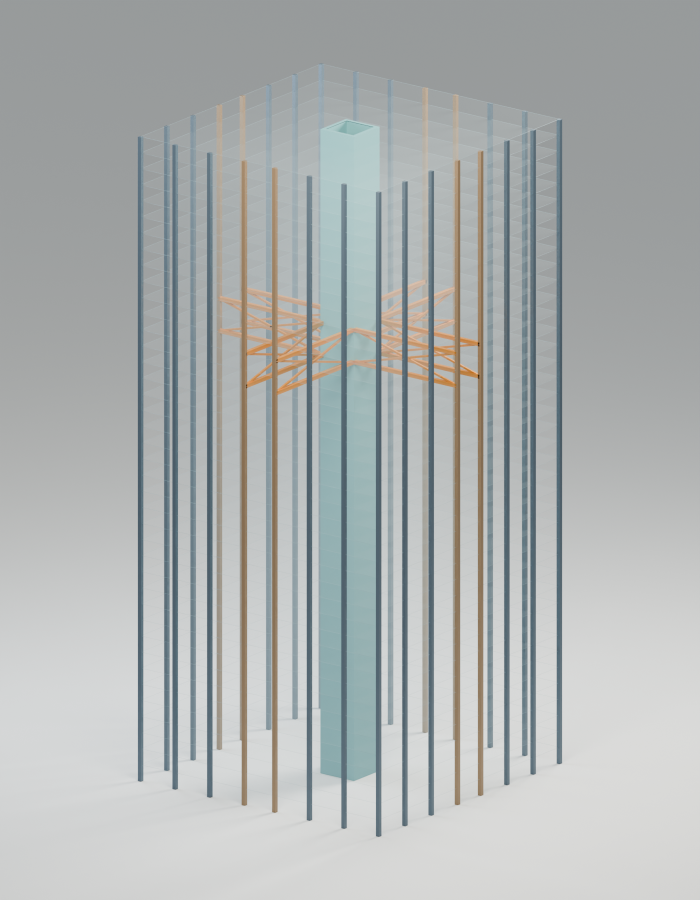
#> input picture models/500ft-option-a/visualization/structural_hero.png, 1400 x 1800 px (shown at 1/2 size)
$ python compose_blender_boards.py
#> lines starting #> are read from the running program, lines starting #| are printed output that depends on the picture
"""Compose presentation boards from completed Blender renders.

Run only after structural_hero.png, studio_hero.png and outrigger_detail.png
have been rendered into ../tower_blender/. Source renders are not modified.
"""
from pathlib import Path
from PIL import Image, ImageDraw, ImageFont, ImageOps

ROOT = Path(__file__).resolve().parent.parent
RENDERS = Path(__file__).resolve().parent if Path(__file__).resolve().parent.name == 'visualization' else ROOT / 'tower_blender'
BG = '#f5f2ec'
INK = '#243a40'
MUTED = '#677678'
RULE = '#d9ddd7'
ORANGE = '#c57b39'
TEAL = '#347d7b'


def font(size, bold=False):
    name = 'arialbd.ttf' if bold else 'arial.ttf'
    return ImageFont.truetype(str(Path('C:/Windows/Fonts') / name), size)


def text(draw, xy, value, size=26, bold=False, color=INK):
    draw.text(xy, value, font=font(size, bold), fill=color)


def fit_image(board, path, box):
    """Fit the full render, retaining its original aspect ratio and contents."""
    with Image.open(path) as source:
        source = source.convert('RGBA')
        fitted = ImageOps.contain(source, (box[2] - box[0], box[3] - box[1]),
                                   Image.Resampling.LANCZOS)
        x = box[0] + (box[2] - box[0] - fitted.width) // 2
        y = box[1] + (box[3] - box[1] - fitted.height) // 2
        board.paste(fitted, (x, y), fitted)


def presentation_board():
    board = Image.new('RGB', (2400, 2020), BG)
    draw = ImageDraw.Draw(board)
    margin = 88
    text(draw, (margin, 55), 'POINT TOWER / OPTION A', 58, True)
    text(draw, (margin + 2, 132), 'CONCRETE CORE  /  STEEL OUTRIGGERS  /  FINITE FLOOR MEMBRANES',
         24, color=MUTED)
    draw.line((margin, 191, 2400 - margin, 191), fill=RULE, width=2)
    width, gap = 1084, 56
    headings = [('01', 'Structural', 'structural_hero.png', TEAL),
                ('02', 'Architectural studio', 'studio_hero.png', ORANGE)]
    for index, (number, label, filename, accent) in enumerate(headings):
        x = margin + index * (width + gap)
        text(draw, (x, 218), number, 23, True, accent)
        text(draw, (x + 49, 213), label, 32, True)
        draw.line((x, 264, x + 82, 264), fill=accent, width=4)
        fit_image(board, RENDERS / filename, (x, 290, x + width, 1684))
    draw.line((margin, 1736, 2400 - margin, 1736), fill=RULE, width=2)
    metric_columns = [
        ('500 ft', 'TOWER HEIGHT'),
        ('40', 'STORIES'),
        ('28', 'PERIMETER COLUMNS'),
        ('8', 'OUTRIGGER ARMS'),
    ]
    cell = (2400 - margin * 2) // 4
    for index, (value, label) in enumerate(metric_columns):
        x = margin + index * cell
        text(draw, (x, 1780), value, 48, True)
        text(draw, (x + 2, 1842), label, 21, color=MUTED)
        if index:
            draw.line((x - 32, 1790, x - 32, 1875), fill=RULE, width=2)
    draw.line((margin, 1910, 2400 - margin, 1910), fill=RULE, width=2)
    text(draw, (margin, 1944),
         'Conceptual visualization. Member sizes are placeholders pending structural design checks.',
         23, color=MUTED)
    target = RENDERS / 'presentation_board.png'
    board.save(target)
    return target


def detail_board():
    board = Image.new('RGB', (2400, 1870), BG)
    draw = ImageDraw.Draw(board)
    margin = 88
    text(draw, (margin, 52), 'POINT TOWER / OPTION A', 54, True)
    text(draw, (margin + 2, 124), 'PAIRED STEEL OUTRIGGERS AT THE CORE WALL ENDS', 25, color=MUTED)
    draw.line((margin, 178, 2400 - margin, 178), fill=RULE, width=2)
    # The image fills a full-width panel without changing its proportions.
    fit_image(board, RENDERS / 'outrigger_detail.png', (88, 212, 2312, 1396))
    draw.line((margin, 1432, 2400 - margin, 1432), fill=RULE, width=2)
    label_x = [88, 655, 1222, 1789]
    labels = [
        ('L26–L28', '325–350 ft', 'TWO-STORY TRUSS ZONE'),
        ('31.25 ft', '36 in walls', 'SQUARE CONCRETE CORE'),
        ('36 in / 18 in', 'Chords / diagonals', 'SOLID-SQUARE PLACEHOLDERS'),
        ('50 ksi', 'Steel yield strength', 'PAIRED TRUSS PLANES'),
    ]
    for index, (value, second, third) in enumerate(labels):
        x = label_x[index]
        color = TEAL if index == 1 else ORANGE if index in (0, 2) else INK
        text(draw, (x, 1472), value, 39, True, color)
        text(draw, (x, 1530), second, 25)
        text(draw, (x, 1573), third, 19, color=MUTED)
    draw.line((margin, 1630, 2400 - margin, 1630), fill=RULE, width=2)
    text(draw, (margin, 1663),
         'Eight arms in four wall-aligned planes. X diagonals share a central joint; the perimeter columns form the outer verticals.',
         24)
    text(draw, (margin, 1710),
         'Detail display: floors omitted; core and columns cropped to 310–365 ft. No structural geometry is displaced.',
         23, color=MUTED)
    text(draw, (margin, 1751),
         'Connections are conceptual; hardware, anchorage and fabrication cuts are not detailed. Sizes remain placeholders.',
         23, color=MUTED)
    target = RENDERS / 'detail_board.png'
    board.save(target)
    return target


def main():
    required = ['structural_hero.png', 'studio_hero.png', 'outrigger_detail.png']
    missing = [name for name in required if not (RENDERS / name).is_file()]
    if missing:
        raise FileNotFoundError('Wait for final Blender renders: ' + ', '.join(missing))
    for target in (presentation_board(), detail_board()):
#> in presentation_board, `board = Image.new('RGB', (2400, 2020), BG)`:
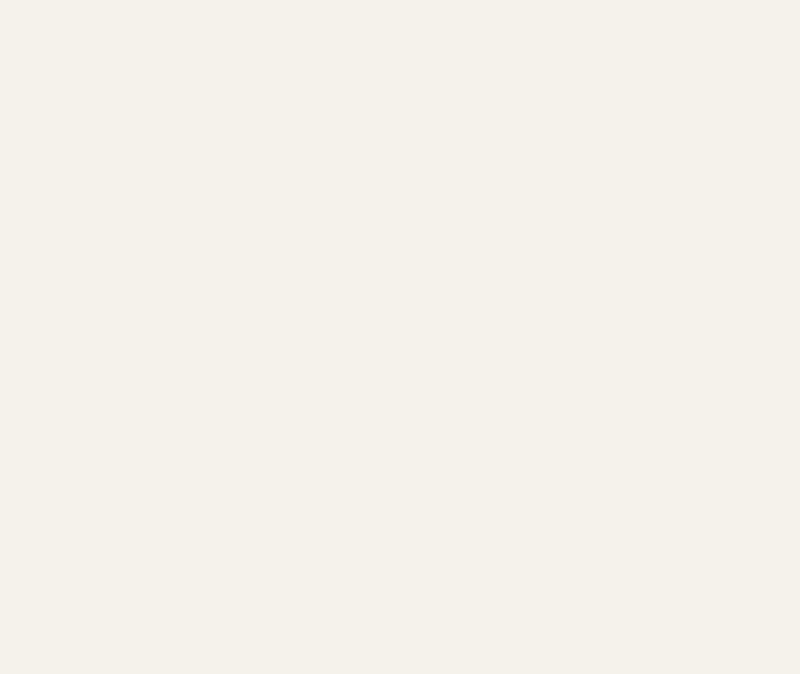
#> board: PIL image 2400x2020 RGB (shown at 1/3 size); mean R, G, B 245, 242, 236
#> in fit_image, source is the input picture: PIL image 1400x1800 RGB; mean R, G, B 173.8, 177.7, 177.3
#> in fit_image, `board.paste(fitted, (x, y), fitted)`:
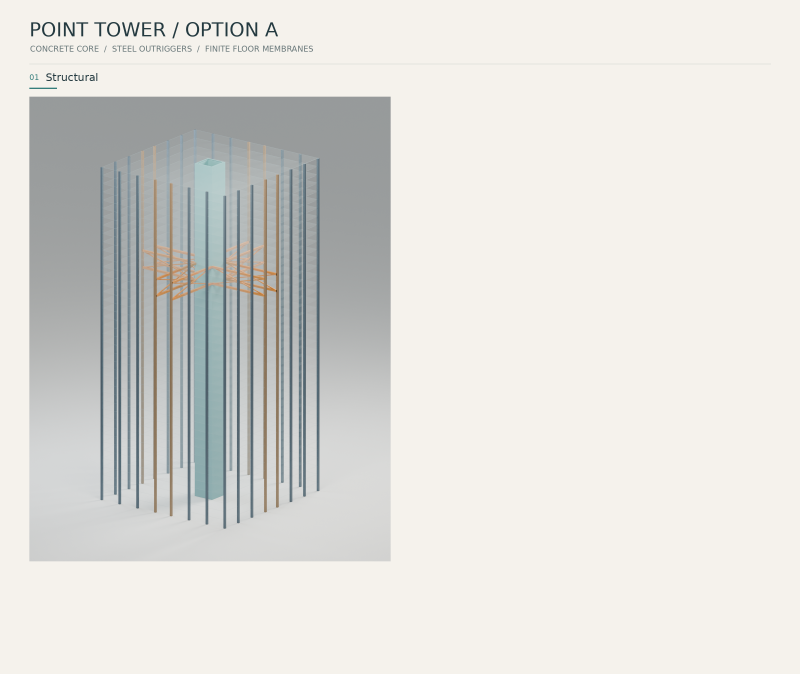
#> board: PIL image 2400x2020 RGB (shown at 1/3 size); mean R, G, B 222.2, 221.4, 217.2
#> in presentation_board, `board.save(target)`:
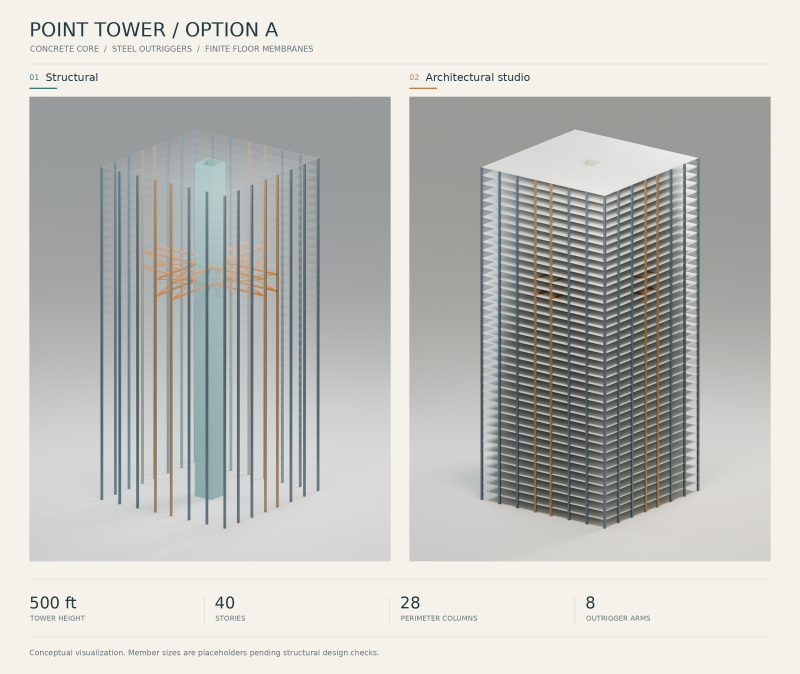
#> saved as presentation_board.png: PIL image 2400x2020 RGB (shown at 1/3 size); mean R, G, B 194.6, 195, 191.6
#> in detail_board, `board = Image.new('RGB', (2400, 1870), BG)`:
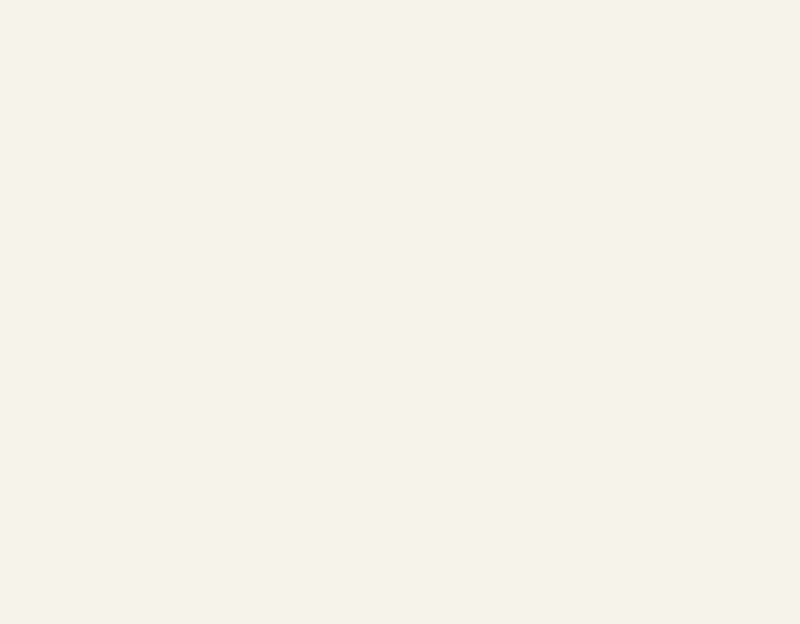
#> board: PIL image 2400x1870 RGB (shown at 1/3 size); mean R, G, B 245, 242, 236
#> call 3 of fit_image, with box = (88, 212, 2312, 1396)
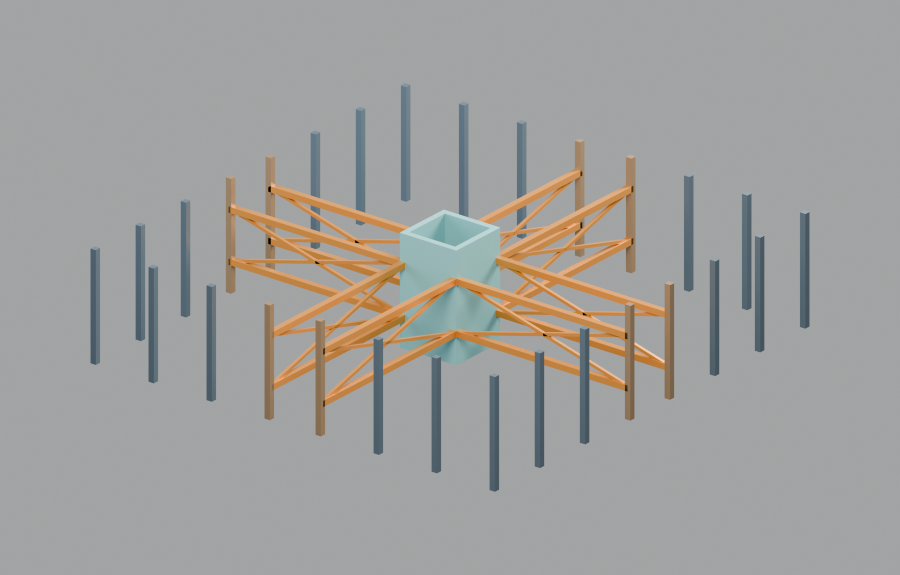
#> input picture models/500ft-option-a/visualization/outrigger_detail.png, 1800 x 1150 px (shown at 1/2 size)
#> in fit_image, source is the input picture: PIL image 1800x1150 RGB; mean R, G, B 160.3, 159.9, 157.2
#> in fit_image (call 3), `board.paste(fitted, (x, y), fitted)`:
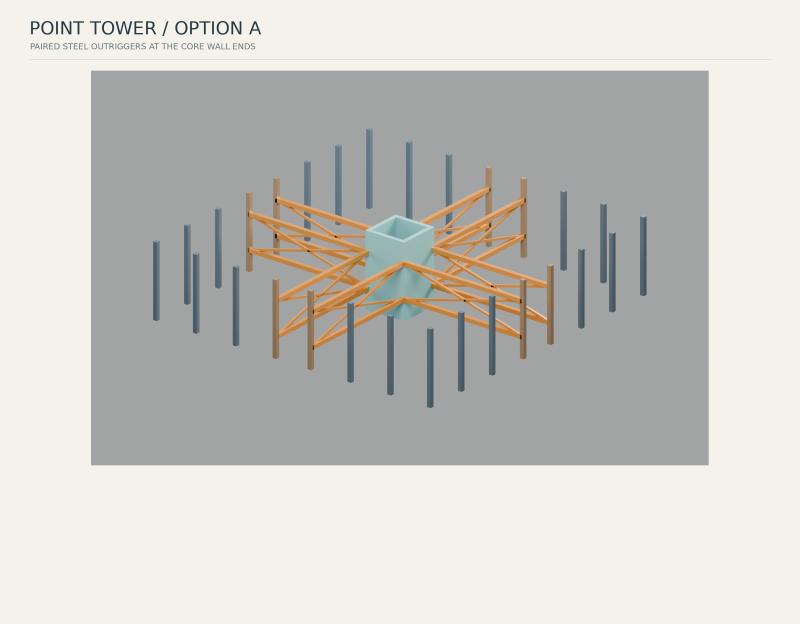
#> board: PIL image 2400x1870 RGB (shown at 1/3 size); mean R, G, B 203.1, 201.4, 197.1
#> in detail_board, `board.save(target)`:
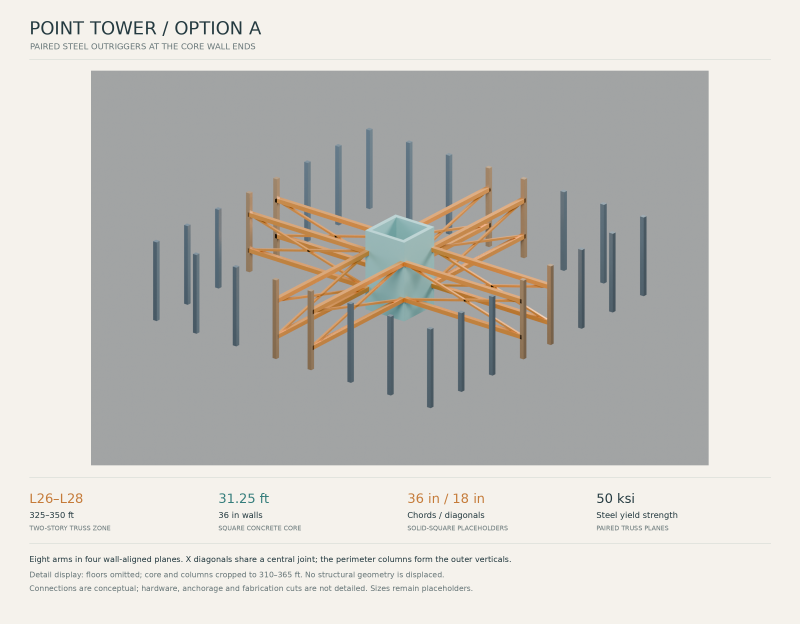
#> saved as detail_board.png: PIL image 2400x1870 RGB (shown at 1/3 size); mean R, G, B 201.9, 200.3, 196
        print(target)


if __name__ == '__main__':
    main()
